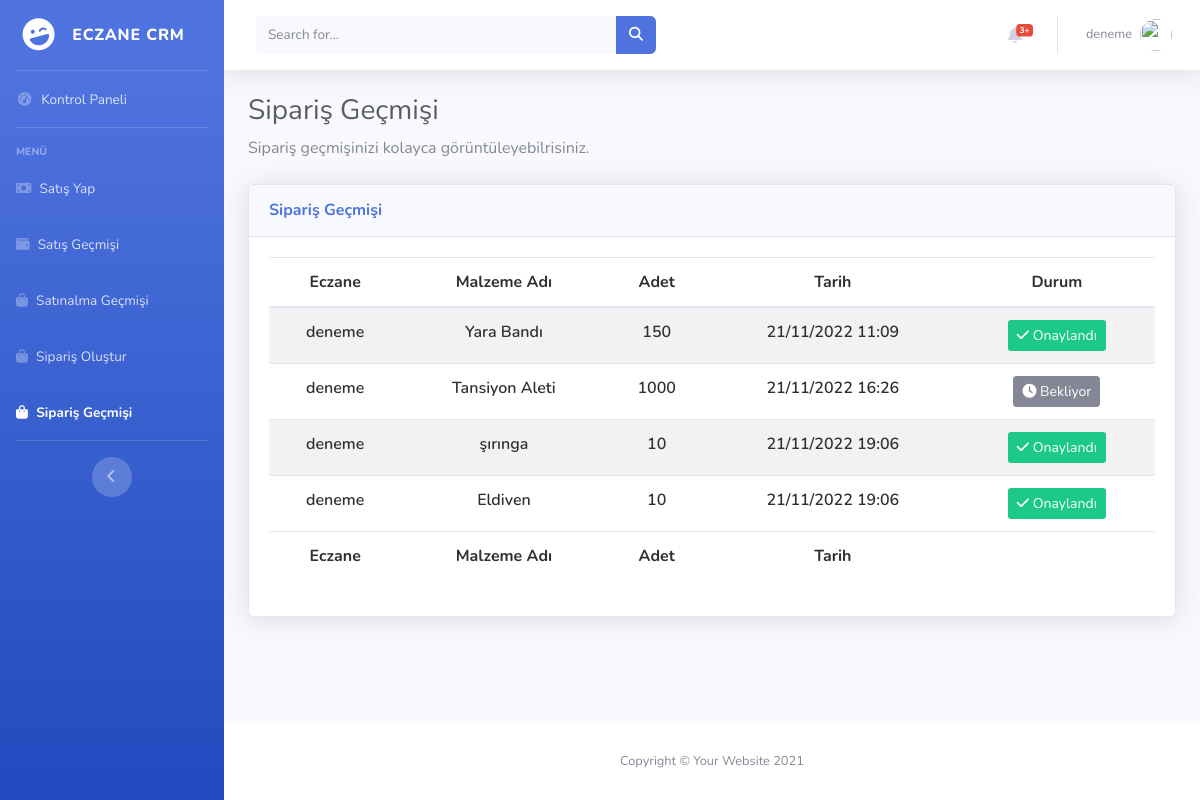
Screenshot of /order/history (signed in) with the database file from the repository.
### items/models.py (models this page shows, shortened)
class Order(models.Model):
    user = models.ForeignKey(User, on_delete=models.CASCADE)
    item_name = models.ForeignKey(Items, on_delete=models.SET_NULL,null=True)
    quantity=models.DecimalField(max_digits=10,decimal_places=2)
    status=models.BooleanField(default=False)
    created_at = models.DateTimeField(auto_now_add=True,null=True,blank=True)
    updated_at = models.DateTimeField(auto_now=True,null=True,blank=True)

class Items(models.Model):
    item_name=models.CharField(max_length=60)
    quantity=models.DecimalField(max_digits=10,decimal_places=2)
    status=models.BooleanField(default=True)
    created_at = models.DateTimeField(auto_now_add=True,null=True,blank=True)
    updated_at = models.DateTimeField(auto_now=True,null=True,blank=True)
    def __str__(self):
        return self.item_name

### pharmacy/views.py (the view)
# urls.py: path("order/history",views.order_history,name="order_history"),
@login_required(login_url = "accounts:signin")
def order_history(request):
    items=Order.objects.filter(user=request.user)
    return render(request,"order_history.html",{"items":items})

### pharmacy/templates/order_history.html (shortened to what this page needs)
{% extends 'layout.html' %}
{% load static %}
{% block css %}
    <link href="https://cdn.datatables.net/1.12.1/css/dataTables.bootstrap5.min.css" rel="stylesheet"/>
    <link href="https://cdn.datatables.net/responsive/2.3.0/css/responsive.bootstrap5.min.css" rel="stylesheet" />
    <link href="https://cdn.datatables.net/buttons/2.2.3/css/buttons.dataTables.min.css" rel="stylesheet"/>
<link
  rel="stylesheet"
  href="https://cdnjs.cloudflare.com/ajax/libs/font-awesome/6.2.0/css/all.min.css"
/>
<link rel="stylesheet" href="{% static 'css/datatables_file.css'%}">
{% endblock  %}
{% block body %}
                <div class="container-fluid">
                    <h1 class="h3 mb-2 text-gray-800">Sipariş Geçmişi</h1>
                    <p class="mb-4">Sipariş geçmişinizi kolayca görüntüleyebilrisiniz.</p>
                    <div class="card shadow mb-4">
                        <div class="card-header py-3">
                            <h6 class="m-0 font-weight-bold text-primary"> Sipariş Geçmişi
                             </h6>
                        </div>
                        <div class="card-body">
                            <div class="table-responsive">
                                <table
                                id="example"
                                class="table table-striped nowrap"
                                style="width: 100%!important">
                                <thead>
                                    <tr>
                                      <th data-priority="1">Eczane</th>
                                      <th data-priority="2">Malzeme Adı</th>
                                      <th data-priority="3">Adet</th>
                                      <th data-priority="4">Tarih</th>
                                      <th data-priority="5">Durum</th>
                                    </tr>
                                  </thead>
                                  <tbody>
                                    {% for item in items %}
                                    <tr>
                                      <td>{{item.user}}</td>
                                      <td>{{item.item_name}}</td>
                                      <td>
                                        {{ item.quantity | stringformat:'d' }}
                                      </td>
                                      <td>
                                        {{item.created_at|date:"d/m/Y H:i"}}
                                      </td>
                                      <td>
                                        {% if item.status %}
                                        <div class="btn bg-success btn-sm text-white text-sm  p-1 px-2">
                                          <i class="fa fa-check" ></i>
                                          <span class="text-sm text-capitalize text-white ">Onaylandı</span>
                                        </div>
                                        {% else %}
                                        <div class="btn btn-secondary btn-sm text-white text-sm">
                                          <i class="fa fa-clock" ></i>
                                          <span class=" text-sm text-capitalize text-white ">Bekliyor</span>
                                        </div>
                                        {% endif %}
                                      </td>
                                    </tr>
                                    {% endfor %}
                                  </tbody>
                                  <tfoot>
                                    <tr >
                                      <th>Eczane</th>
                                      <th>Malzeme Adı</th>
                                      <th>Adet</th>
                                      <th>Tarih</th>
                                      <th></th>
                                    </tr>
                                  </tfoot>
                                </table>
                            </div>
                        </div>
                    </div>
                </div>
{% endblock  %}

### templates/includes/topbar.html (shortened to what this page needs)
          {% load static %}
                    <nav class="navbar navbar-expand navbar-light bg-white topbar mb-4 static-top shadow">
                        <form
                            class="d-none d-sm-inline-block form-inline mr-auto ml-md-3 my-2 my-md-0 mw-100 navbar-search">
                            <div class="input-group">
                                <input type="text" class="form-control bg-light border-0 small" placeholder="Search for..."
                                    aria-label="Search" aria-describedby="basic-addon2">
                                <div class="input-group-append">
                                    <button class="btn btn-primary" type="button">
                                        <i class="fas fa-search fa-sm"></i>
                                    </button>
                                </div>
                            </div>
                        </form>
                        <ul class="navbar-nav ml-auto">
                            <li class="nav-item dropdown no-arrow mx-1">
                                <a class="nav-link dropdown-toggle" href="#" id="alertsDropdown" role="button"
                                    data-toggle="dropdown" aria-haspopup="true" aria-expanded="false">
                                    <i class="fas fa-bell fa-fw"></i>
                                    <span class="badge badge-danger badge-counter">3+</span>
                                </a>
                            </li>
                            <li class="nav-item dropdown no-arrow">
                                <a class="nav-link dropdown-toggle" href="#" id="userDropdown" role="button"
                                    data-toggle="dropdown" aria-haspopup="true" aria-expanded="false">
                                    {% if user.is_authenticated %}
                                    <span class="mr-2 d-none d-lg-inline text-gray-600 small">{{user.username}}</span>
                                    {% endif %}
                                    <img class="img-profile rounded-circle"
                                        src="{% static 'img/Eric-cartman.png' %}">
                                </a>
                            </li>
                        </ul>
                    </nav>

### static/css/datatables_file.css (style rules this page uses)
tr { height: 2.2rem!important; font-weight: 600; color: rgb(49, 48, 48); }
table#example th , table#example tr , table#example td , table#example thead { text-align:center!important; }

### rows the page displays
Order: user "deneme", item_name "Yara Bandı", quantity "150", created_at "21/11/2022 11:09", status True (drawn)
Order: user "deneme", item_name "Tansiyon Aleti", quantity "1000", created_at "21/11/2022 16:26", status False (drawn)
Order: user "deneme", item_name "şırınga", quantity "10", created_at "21/11/2022 19:06", status True (drawn)
Order: user "deneme", item_name "Eldiven", quantity "10", created_at "21/11/2022 19:06", status True (drawn)

### other values shown
{{ user.username }} "deneme"
